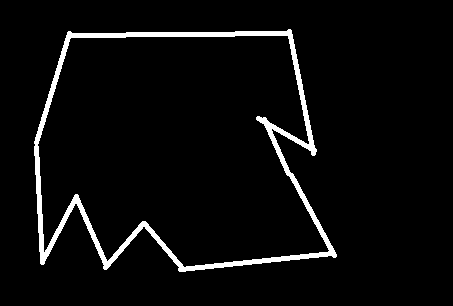
#> input picture img/contours2.png, 453 x 306 px
$ python class18_findContour.py
#> lines starting #> are read from the running program, lines starting #| are printed output that depends on the picture; after the words box and inside, x2 and y2 are one past the last pixel; in counts of white or black regions, pixels touching at a corner belong together
import cv2
import matplotlib.pyplot as plt
import numpy as np

def cv_show(img):
	cv2.imshow('img',img)
	cv2.waitKey(0)
	cv2.destroyAllWindows()

img=cv2.imread('img/contours2.png')
#> img is the input picture: shape (306, 453, 3); 4.3% white; 1 white region, box (x1, y1, x2, y2) and area: (34, 29, 337, 272) 6022
gray=cv2.cvtColor(img,cv2.COLOR_BGR2GRAY)
#> gray: shape (306, 453); 4.3% white; 1 white region
ret,thresh=cv2.threshold(gray,127,255,cv2.THRESH_BINARY)

cv_show(thresh)

contours, hierarchy = cv2.findContours(thresh, cv2.RETR_TREE, cv2.CHAIN_APPROX_NONE)
#> contours = 2 contours; box (x1, y1, x2, y2) and area: (34, 29, 337, 272) 57436, (37, 35, 330, 268) 52526

#origin contours
draw_img=img.copy()
res = cv2.drawContours(draw_img,contours,-1,(0,0,255),2)
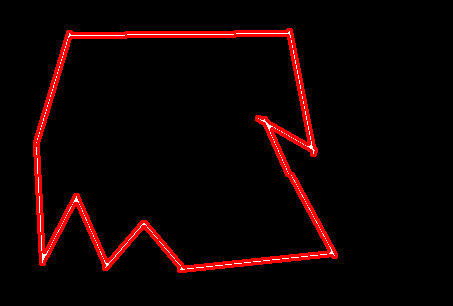
#> res: shape (306, 453, 3); mean B, G, R 1.7, 1.7, 16.3
cv_show(res)

# approximated shape
epsilon=0.07*cv2.arcLength(contours[0],True)
#> epsilon = 88.62
approx=cv2.approxPolyDP(contours[0],epsilon,True)
#> approx = [[291, 30], [68, 31], [40, 263], [335, 257]]
draw_img2=img.copy()
res = cv2.drawContours(draw_img2,[approx],-1,(0,0,255),2)
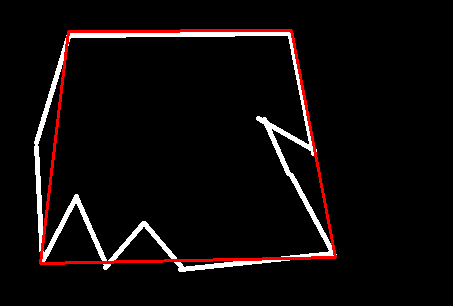
#> res: shape (306, 453, 3); mean B, G, R 9.6, 9.6, 15
cv_show(res)

#rectangular contour
x,y,w,h=cv2.boundingRect(contours[0])
#> x = 34; y = 29; w = 303; h = 243
draw_img3=img.copy()
rect_img=cv2.rectangle(draw_img3,(x,y),(x+w,y+h),(0,255,0),2)
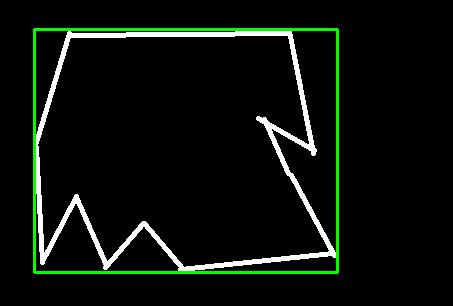
#> rect_img: shape (306, 453, 3); mean B, G, R 11, 17, 11
cv_show(rect_img)


print(cv2.contourArea(contours[0]),cv2.contourArea(contours[1]))
#| 57436.5 52526.5
